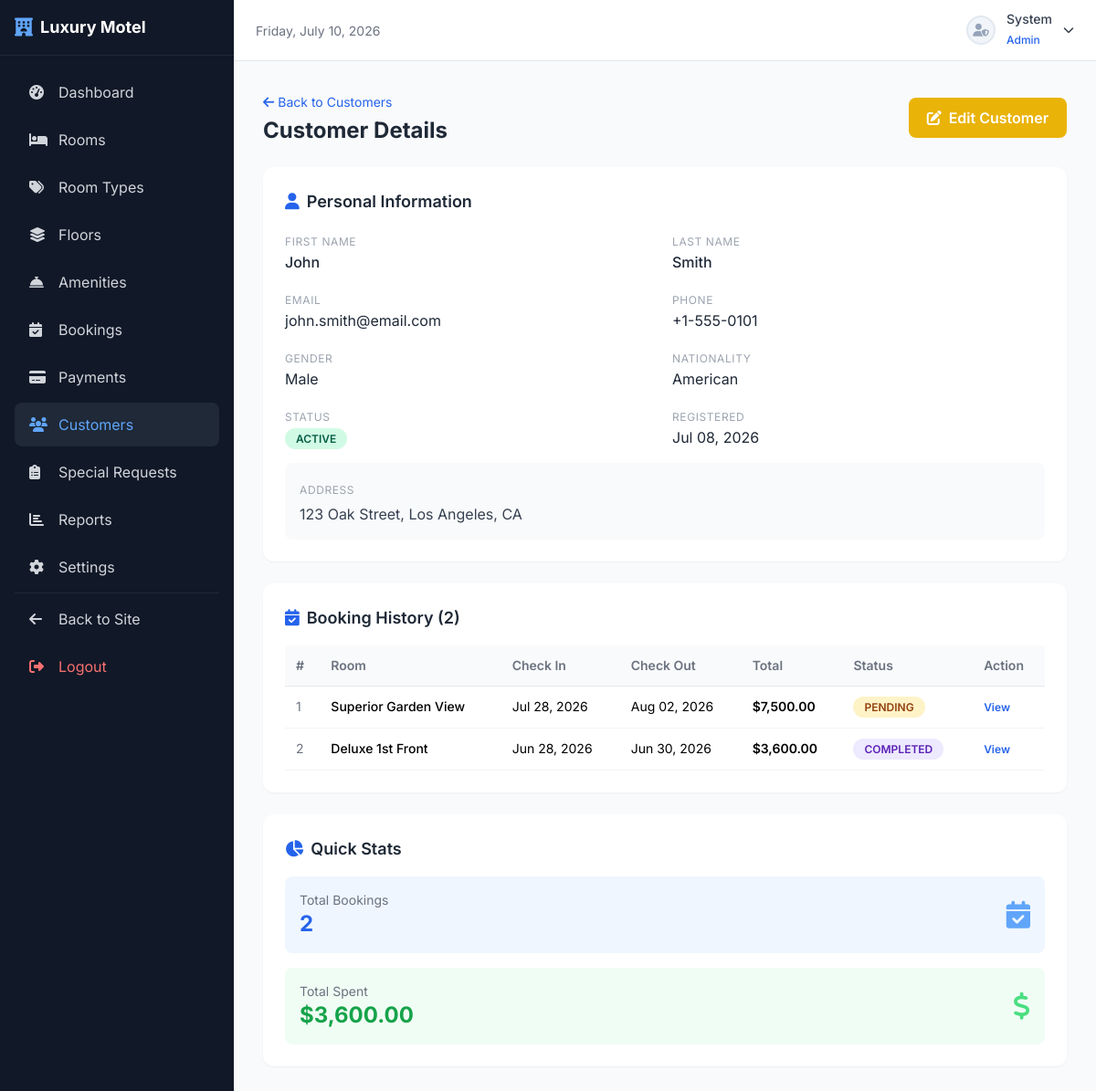
The page /admin/users/view.php?id=2 (signed in) on the database its author committed.
### tables this page shows
CREATE TABLE IF NOT EXISTS `users` (
    `user_id` INT AUTO_INCREMENT PRIMARY KEY,
    `role_id` INT NOT NULL,
    `first_name` VARCHAR(50) NOT NULL,
    `last_name` VARCHAR(50) NOT NULL,
    `email` VARCHAR(100) NOT NULL UNIQUE,
    `password` VARCHAR(255) NOT NULL,
    `phone` VARCHAR(20) NOT NULL,
    `gender` ENUM('Male', 'Female', 'Other') NOT NULL,
    `nationality` VARCHAR(50) NOT NULL,
    `address` TEXT NOT NULL,
    `profile_image` VARCHAR(255) DEFAULT 'default_user.png',
    `status` ENUM('Active', 'Inactive') DEFAULT 'Active',
    `created_at` TIMESTAMP DEFAULT CURRENT_TIMESTAMP,
    FOREIGN KEY (`role_id`) REFERENCES `roles`(`role_id`) ON DELETE RESTRICT ON UPDATE CASCADE
);

CREATE TABLE IF NOT EXISTS `reservations` (
    `reservation_id` INT AUTO_INCREMENT PRIMARY KEY,
    `user_id` INT NOT NULL,
    `room_id` INT NOT NULL,
    `check_in_date` DATE NOT NULL,
    `check_out_date` DATE NOT NULL,
    `adults` INT NOT NULL DEFAULT 1,
    `children` INT NOT NULL DEFAULT 0,
    `total_guests` INT NOT NULL,
    `total_nights` INT NOT NULL,
    `room_price` DECIMAL(10,2) NOT NULL,
    `total_price` DECIMAL(10,2) NOT NULL,
    `booking_status` ENUM('Pending', 'Approved', 'Rejected', 'Checked In', 'Checked Out', 'Cancelled', 'Completed') DEFAULT 'Pending',
    `payment_status` ENUM('Unpaid', 'Paid', 'Refunded') DEFAULT 'Unpaid',
    `early_check_in_time` TIME NULL,
    `late_check_out_time` TIME NULL,
    `special_notes` TEXT NULL,
    `customer_hidden` TINYINT(1) NOT NULL DEFAULT 0,
    `created_at` TIMESTAMP DEFAULT CURRENT_TIMESTAMP,
    FOREIGN KEY (`user_id`) REFERENCES `users`(`user_id`) ON DELETE RESTRICT ON UPDATE CASCADE,
    FOREIGN KEY (`room_id`) REFERENCES `rooms`(`room_id`) ON DELETE RESTRICT ON UPDATE CASCADE,
    INDEX idx_dates (check_in_date, check_out_date),
    INDEX idx_status (booking_status)
);

CREATE TABLE IF NOT EXISTS `rooms` (
    `room_id` INT AUTO_INCREMENT PRIMARY KEY,
    `type_id` INT NOT NULL,
    `floor_id` INT NOT NULL,
    `room_number` VARCHAR(10) NOT NULL UNIQUE,
    `room_name` VARCHAR(100) NOT NULL,
    `status` ENUM('Available', 'Occupied', 'Maintenance', 'Reserved', 'Cleaning') DEFAULT 'Available',
    `description` TEXT NULL,
    FOREIGN KEY (`type_id`) REFERENCES `room_types`(`type_id`) ON DELETE RESTRICT ON UPDATE CASCADE,
    FOREIGN KEY (`floor_id`) REFERENCES `floors`(`floor_id`) ON DELETE RESTRICT ON UPDATE CASCADE
);

### config/db.php (called while the page is built, shortened)
<?php
function sanitize($input) {
    return htmlspecialchars(strip_tags(trim($input)), ENT_QUOTES, 'UTF-8');
}
function formatDate($date) {
    return date('M d, Y', strtotime($date));
}
function formatCurrency($amount) {
    return '$' . number_format($amount, 2);
}
function badgeClass($status) {
    return strtolower(str_replace(' ', '-', $status));
}

### admin/users/view.php (the view, shortened to what this page needs)
<?php
require_once '../../config/db.php';
$id = (int)($_GET['id'] ?? 0);
$stmt = $pdo->prepare("SELECT * FROM users WHERE user_id = ? AND role_id = 2");
$stmt->execute([$id]);
$user = $stmt->fetch();
$bookingsStmt = $pdo->prepare("
    SELECT r.*, rm.room_number, rm.room_name
    FROM reservations r
    JOIN rooms rm ON r.room_id = rm.room_id
    WHERE r.user_id = ?
    ORDER BY r.created_at DESC
");
$bookingsStmt->execute([$id]);
$bookings = $bookingsStmt->fetchAll();
$totalSpent = $pdo->prepare("SELECT COALESCE(SUM(total_price), 0) FROM reservations WHERE user_id = ? AND booking_status IN ('Approved', 'Checked In', 'Checked Out', 'Completed')");
$totalSpent->execute([$id]);
$totalSpent = $totalSpent->fetchColumn();
?>
<!DOCTYPE html>
<html lang="en">
<head>
    <script src="https://cdn.tailwindcss.com"></script>
    <link rel="stylesheet" href="https://cdnjs.cloudflare.com/ajax/libs/font-awesome/6.5.1/css/all.min.css">
    <link rel="stylesheet" href="<?php echo SITE_URL; ?>assets/css/style.css">
</head>
<body class="font-[Inter] bg-gray-50">
<?php include '../../includes/sidebar.php'; ?>
<?php include '../../includes/admin-topbar.php'; ?>
<div class="ml-64 p-8">
    <div class="flex items-center justify-between mb-6">
        <div>
            <a href="index.php" class="text-blue-600 hover:text-blue-800 text-sm"><i class="fas fa-arrow-left mr-1"></i>Back to Customers</a>
            <h1 class="text-2xl font-bold text-gray-800 mt-1">Customer Details</h1>
        </div>
        <a href="edit.php?id=<?php echo $user['user_id']; ?>" class="px-5 py-2.5 bg-yellow-500 text-white rounded-lg hover:bg-yellow-600 transition font-semibold"><i class="fas fa-edit mr-2"></i>Edit Customer</a>
    </div>
    <div class="grid grid-cols-1 xl:grid-cols-3 gap-6 mb-6">
        <div class="xl:col-span-2 space-y-6">
            <div class="bg-white rounded-xl shadow-sm p-6">
                <h2 class="text-lg font-semibold text-gray-800 mb-4"><i class="fas fa-user mr-2 text-blue-600"></i>Personal Information</h2>
                <div class="grid grid-cols-1 md:grid-cols-2 gap-4">
                    <div>
                        <label class="text-xs text-gray-400 uppercase tracking-wider">First Name</label>
                        <p class="text-gray-800 font-medium"><?php echo sanitize($user['first_name']); ?></p>
                    </div>
                    <div>
                        <label class="text-xs text-gray-400 uppercase tracking-wider">Last Name</label>
                        <p class="text-gray-800 font-medium"><?php echo sanitize($user['last_name']); ?></p>
                    </div>
                    <div>
                        <label class="text-xs text-gray-400 uppercase tracking-wider">Email</label>
                        <p class="text-gray-800"><?php echo sanitize($user['email']); ?></p>
                    </div>
                    <div>
                        <label class="text-xs text-gray-400 uppercase tracking-wider">Phone</label>
                        <p class="text-gray-800"><?php echo sanitize($user['phone'] ?? 'N/A'); ?></p>
                    </div>
                    <div>
                        <label class="text-xs text-gray-400 uppercase tracking-wider">Gender</label>
                        <p class="text-gray-800"><?php echo sanitize($user['gender'] ?? 'N/A'); ?></p>
                    </div>
                    <div>
                        <label class="text-xs text-gray-400 uppercase tracking-wider">Nationality</label>
                        <p class="text-gray-800"><?php echo sanitize($user['nationality'] ?? 'N/A'); ?></p>
                    </div>
                    <div>
                        <label class="text-xs text-gray-400 uppercase tracking-wider">Status</label>
                        <p><span class="badge-status badge-<?php echo badgeClass($user['status']); ?>"><?php echo $user['status']; ?></span></p>
                    </div>
                    <div>
                        <label class="text-xs text-gray-400 uppercase tracking-wider">Registered</label>
                        <p class="text-gray-800"><?php echo formatDate($user['created_at']); ?></p>
                    </div>
                </div>
                <?php if ($user['address']): ?>
                <div class="mt-4 p-4 bg-gray-50 rounded-lg">
                    <label class="text-xs text-gray-400 uppercase tracking-wider">Address</label>
                    <p class="text-gray-700 mt-1"><?php echo nl2br(sanitize($user['address'])); ?></p>
                </div>
                <?php endif; ?>
            </div>
            <div class="bg-white rounded-xl shadow-sm p-6">
                <h2 class="text-lg font-semibold text-gray-800 mb-4"><i class="fas fa-calendar-check mr-2 text-blue-600"></i>Booking History (<?php echo count($bookings); ?>)</h2>
                <div class="overflow-x-auto">
                    <table class="w-full text-sm">
                        <thead>
                            <tr class="text-left text-gray-500 border-b bg-gray-50">
                                <th class="p-3 font-semibold">#</th>
                                <th class="p-3 font-semibold">Room</th>
                                <th class="p-3 font-semibold">Check In</th>
                                <th class="p-3 font-semibold">Check Out</th>
                                <th class="p-3 font-semibold">Total</th>
                                <th class="p-3 font-semibold">Status</th>
                                <th class="p-3 font-semibold">Action</th>
                            </tr>
                        </thead>
                        <tbody>
                            <?php foreach ($bookings as $i => $b): ?>
                            <tr class="border-b border-gray-100 hover:bg-gray-50">
                                <td class="p-3 text-gray-500"><?php echo $i + 1; ?></td>
                                <td class="p-3 font-medium"><?php echo sanitize($b['room_name'] ?: $b['room_number']); ?></td>
                                <td class="p-3"><?php echo formatDate($b['check_in_date']); ?></td>
                                <td class="p-3"><?php echo formatDate($b['check_out_date']); ?></td>
                                <td class="p-3 font-semibold"><?php echo formatCurrency($b['total_price']); ?></td>
                                <td class="p-3"><span class="badge-status badge-<?php echo badgeClass($b['booking_status']); ?>"><?php echo $b['booking_status']; ?></span></td>
                                <td class="p-3"><a href="../bookings/view.php?id=<?php echo $b['reservation_id']; ?>" class="text-blue-600 hover:text-blue-800 text-xs font-semibold">View</a></td>
                            </tr>
                            <?php endforeach; ?>
                        </tbody>
                    </table>
                </div>
            </div>
        </div>
        <div>
            <div class="bg-white rounded-xl shadow-sm p-6">
                <h2 class="text-lg font-semibold text-gray-800 mb-4"><i class="fas fa-chart-pie mr-2 text-blue-600"></i>Quick Stats</h2>
                <div class="space-y-4">
                    <div class="flex items-center justify-between p-4 bg-blue-50 rounded-lg">
                        <div>
                            <p class="text-sm text-gray-500">Total Bookings</p>
                            <p class="text-2xl font-bold text-blue-600"><?php echo count($bookings); ?></p>
                        </div>
                        <i class="fas fa-calendar-check text-blue-400 text-3xl"></i>
                    </div>
                    <div class="flex items-center justify-between p-4 bg-green-50 rounded-lg">
                        <div>
                            <p class="text-sm text-gray-500">Total Spent</p>
                            <p class="text-2xl font-bold text-green-600"><?php echo formatCurrency($totalSpent); ?></p>
                        </div>
                        <i class="fas fa-dollar-sign text-green-400 text-3xl"></i>
                    </div>
                </div>
            </div>
        </div>
    </div>
</div>
</body>
</html>

### assets/css/style.css (style rules this page uses)
.badge-status { padding: 0.25rem 0.75rem; border-radius: 9999px; font-size: 0.75rem; font-weight: 600; text-transform: uppercase; white-space: nowrap; }
.badge-pending { background: #fef3c7; color: #92400e; }
.badge-completed { background: #ede9fe; color: #5b21b6; }
.badge-active { background: #d1fae5; color: #065f46; }

### rows shown on the page
users: first_name "John", last_name "Smith", email "john.smith@email.com", phone "+1-555-0101", gender "Male", nationality "American", status "ACTIVE", created_at "Jul 08, 2026", address "123 Oak Street, Los Angeles, CA"
reservations: room.room_name "Superior Garden View", check_in_date "Jul 28, 2026", check_out_date "Aug 02, 2026", total_price "$7,500.00", booking_status "PENDING"
reservations: room.room_name "Deluxe 1st Front", check_in_date "Jun 28, 2026", check_out_date "Jun 30, 2026", total_price "$3,600.00", booking_status "COMPLETED"

### other values the page prints
$_SESSION['first_name'] "System"
$_SESSION['role_name'] "Admin"
count($bookings) "2"
formatCurrency($totalSpent) "$3,600.00"
